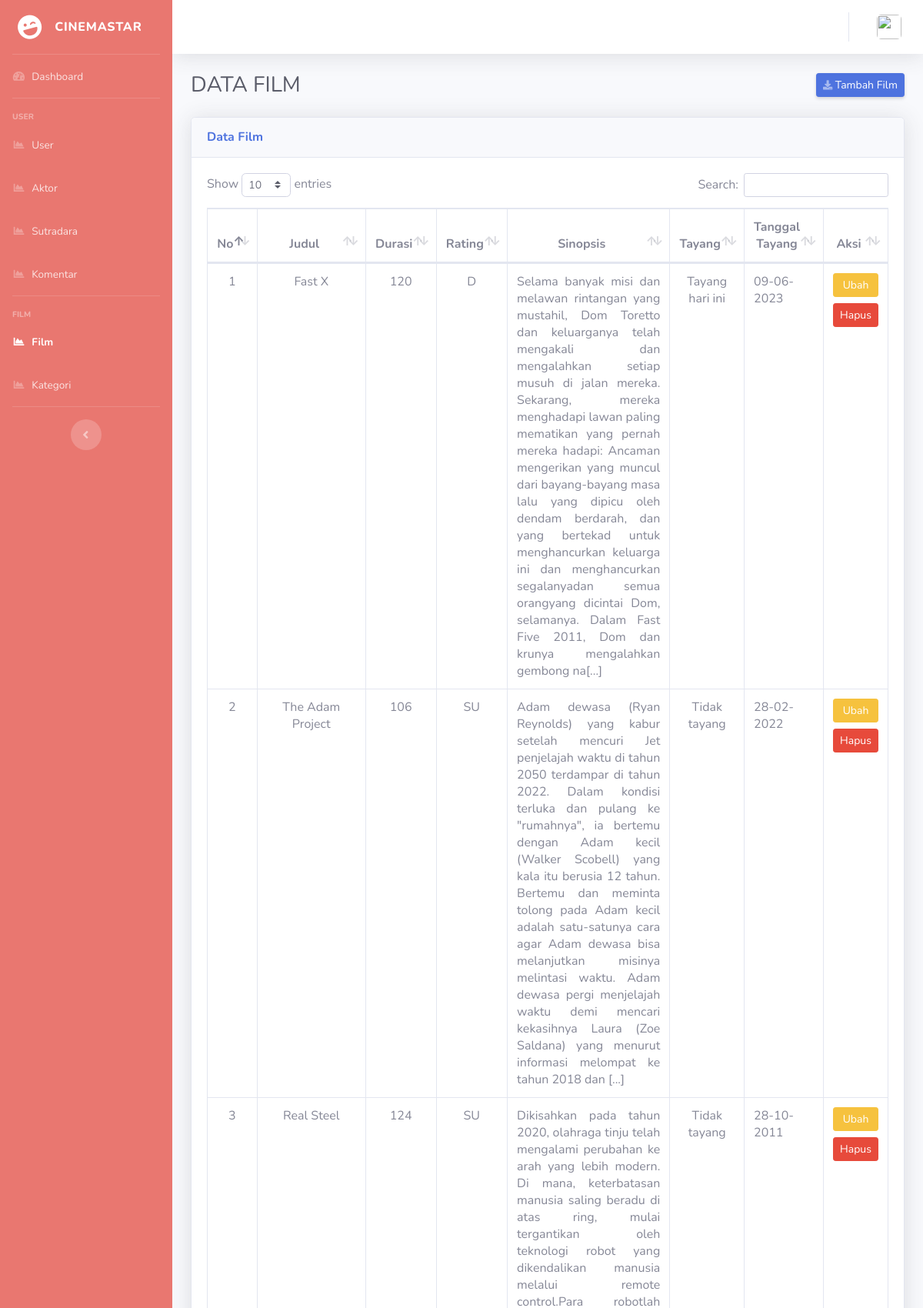
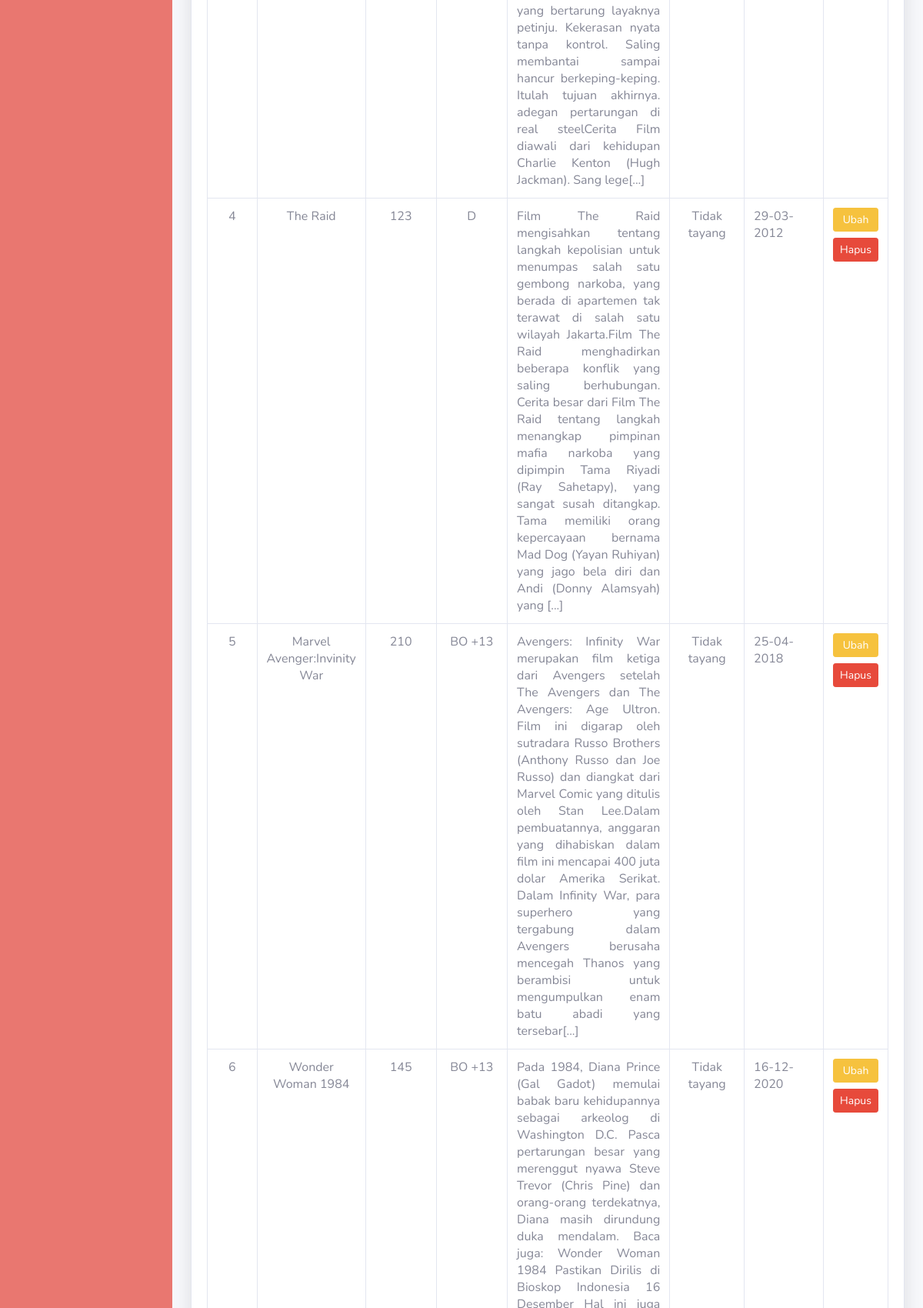
The page /admin/film.php (upper part) on the database its author committed (2 pictures, top to bottom).
### tables this page shows
CREATE TABLE `film` (
  `id_film` int(11) NOT NULL,
  `judul_film` varchar(125) NOT NULL,
  `durasi` int(11) NOT NULL,
  `rating` varchar(50) NOT NULL,
  `sinopsis` text NOT NULL,
  `link_trailer` varchar(225) NOT NULL,
  `tgl_tayang` date NOT NULL,
  `jenis_tayang` enum('Tayang hari ini','Coming soon','Tidak tayang','') NOT NULL
);

### admin/film.php (the view, shortened to what this page needs)
<!DOCTYPE php>
<php lang="en">
<head>
        <link href="../assets/vendor/fontawesome-free/css/all.min.css" rel="stylesheet" type="text/css">
        <link href="../assets/css/sb-admin-2.min.css" rel="stylesheet">
        <link href="../assets/vendor/datatables/dataTables.bootstrap4.min.css" rel="stylesheet">
</head>
<body id="page-top">
    <div id="wrapper">
        <ul class="navbar-nav sidebar sidebar-dark accordion" style="background-color: #e97770;" id="accordionSidebar">
            <a class="sidebar-brand d-flex align-items-center justify-content-center" href="index.php">
                <div class="sidebar-brand-icon rotate-n-15">
                    <i class="fas fa-laugh-wink"></i>
                </div>
                <div class="sidebar-brand-text mx-3">Cinemastar</div>
            </a>
            <hr class="sidebar-divider my-0">
            <li class="nav-item ">
                <a class="nav-link" href="index.php">
                    <i class="fas fa-fw fa-tachometer-alt"></i>
                    <span>Dashboard</span></a>
            </li>
            <hr class="sidebar-divider">
            <div class="sidebar-heading">
                User
            </div>
            <li class="nav-item ">
                <a class="nav-link " href="user.php">
                    <i class="fas fa-fw fa-chart-area"></i>
                    <span>User</span></a>
                </li>
                <li class="nav-item">
                    <a class="nav-link" href="aktor.php">
                        <i class="fas fa-fw fa-chart-area"></i>
                        <span>Aktor</span></a>
                </li>
                <li class="nav-item">
                    <a class="nav-link" href="sutradara.php">
                        <i class="fas fa-fw fa-chart-area"></i>
                        <span>Sutradara</span></a>
                </li>
                <li class="nav-item">
                    <a class="nav-link" href="komentar.php">
                        <i class="fas fa-fw fa-chart-area"></i>
                        <span>Komentar</span></a>
                </li>
            <hr class="sidebar-divider">
            <div class="sidebar-heading">
                Film
            </div>
            <li class="nav-item active">
                <a class="nav-link" href="film.php">
                    <i class="fas fa-fw fa-chart-area"></i>
                    <span>Film</span></a>
            </li>
            <li class="nav-item">
                <a class="nav-link" href="kategori.php">
                    <i class="fas fa-fw fa-chart-area"></i>
                    <span>Kategori</span></a>
            </li>
            <hr class="sidebar-divider d-none d-md-block">
            <div class="text-center d-none d-md-inline">
                <button class="rounded-circle border-0" id="sidebarToggle"></button>
            </div>
        </ul>
        <div id="content-wrapper" class="d-flex flex-column">
            <div id="content">
                <nav class="navbar navbar-expand navbar-light bg-white topbar mb-4 static-top shadow">
                    <ul class="navbar-nav ml-auto">
                        <li class="nav-item dropdown no-arrow">
                            <a class="nav-link dropdown-toggle" href="#" id="userDropdown" role="button"
                                data-toggle="dropdown" aria-haspopup="true" aria-expanded="false">
                                <img class="img-profile rounded"
                                    src="<?php if($_SESSION['foto']=="default.png"){echo "../images/default.png";}else{ echo "images/profile/".$_SESSION['foto'];} ?>">
                            </a>
                        </li>
                    </ul>
                </nav>
                <div class="container-fluid">
                    <div class="d-sm-flex align-items-center justify-content-between mb-4">
                        <h1 class="h3 mb-0 text-gray-800">DATA FILM</h1>
                        <a href="film_tambah.php" class="d-none d-sm-inline-block btn btn-sm btn-primary shadow-sm"><i class="fas fa-download fa-sm text-white-50"></i> Tambah Film</a>
                    </div>
                    <div class="card shadow mb-4">
                        <div class="card-header py-3">
                            <h6 class="m-0 font-weight-bold text-primary">Data Film</h6>
                        </div>
                        <div class="card-body">
                            <div class="table-responsive">
                                <table class="table table-bordered" id="dataTable" width="100%" cellspacing="0">
                                    <thead class="text-center">
                                        <tr>
                                            <th>No</th>
                                            <th>Judul</th>
                                            <th>Durasi</th>
                                            <th>Rating</th>
                                            <th style="width: 500px;">Sinopsis</th>
                                            <th>Tayang</th>
                                            <th>Tanggal Tayang</th>
                                            <th>Aksi</th>
                                        </tr>
                                    </thead>
                                    <tbody>
                                    <?php
                                        include('connect.php');
                                        $data_film = mysqli_query($conn, "SELECT * FROM film");
                                        $i=1;
                                        while($film = mysqli_fetch_array($data_film)) {
                                    ?>
                                        <tr>
                                            <td class="text-center"><?= $i++ ?></td>
                                            <td class="text-center"><?= $film['judul_film'] ?></td>
                                            <td class="text-center"><?= $film['durasi'] ?></td>
                                            <td class="text-center"><?= $film['rating'] ?></td>
                                            <td class="text-justify"><?= (str_word_count($film['sinopsis']) > 150 ? substr($film['sinopsis'],0,500)."[...]" : $film['sinopsis']) ?></td>
                                            <td class="text-center"><?= $film['jenis_tayang'] ?></td>
                                            <td><?= date('d-m-Y',strtotime($film['tgl_tayang'])); ?></td>
                                            <td>
                                            <a href="film_ubah.php?id_film=<?= $film['id_film'] ?>" class="btn btn-warning btn-sm btn-block">Ubah</a>
                                                <a href="film_proses_hapus.php?id_film=<?= $film['id_film'] ?>" class="btn btn-danger btn-sm btn-block" onclick="return confirm('Yakin dihapus, data yang ber-relasi juga akan terhapus!')">Hapus</a>
                                            </td>
                                        </tr>
                                    <?php } ?>
                                    </tbody>
                                </table>
                            </div>
                        </div>
                    </div>
                </div>
            </div>
        </div>
    </div>
</body>
</php>

### rows shown on the page
film: judul_film "Fast X", durasi "120", rating "D", sinopsis "Selama banyak misi dan melawan rintangan yang mustahil, Dom Toretto dan keluarganya telah mengakali dan mengalahkan setiap musuh di jalan mereka. Sekarang, mereka menghadapi lawan paling mematikan yang pernah mereka hadapi: Ancaman mengerikan yang muncul dari bayang-bayang masa lalu yang dipicu oleh dendam berdarah, dan yang bertekad untuk menghancurkan keluarga ini dan menghancurkan segalanyadan semua orangyang dicintai Dom, selamanya. Dalam Fast Five 2011, Dom dan krunya mengalahkan gembong na", jenis_tayang "Tayang hari ini", tgl_tayang "09-06-2023"
film: judul_film "The Adam Project", durasi "106", rating "SU", sinopsis "Adam dewasa (Ryan Reynolds) yang kabur setelah mencuri Jet penjelajah waktu di tahun 2050 terdampar di tahun 2022. Dalam kondisi terluka dan pulang ke \"rumahnya\", ia bertemu dengan Adam kecil (Walker Scobell) yang kala itu berusia 12 tahun. Bertemu dan meminta tolong pada Adam kecil adalah satu-satunya cara agar Adam dewasa bisa melanjutkan misinya melintasi waktu. Adam dewasa pergi menjelajah waktu demi mencari kekasihnya Laura (Zoe Saldana) yang menurut informasi melompat ke tahun 2018 dan", jenis_tayang "Tidak tayang", tgl_tayang "28-02-2022"
film: judul_film "Real Steel", durasi "124", rating "SU", sinopsis "Dikisahkan pada tahun 2020, olahraga tinju telah mengalami perubahan ke arah yang lebih modern. Di mana, keterbatasan manusia saling beradu di atas ring, mulai tergantikan oleh teknologi robot yang dikendalikan manusia melalui remote control.Para robotlah yang bertarung layaknya petinju. Kekerasan nyata tanpa kontrol. Saling membantai sampai hancur berkeping-keping. Itulah tujuan akhirnya. adegan pertarungan di real steelCerita Film diawali dari kehidupan Charlie Kenton (Hugh Jackman). Sang lege", jenis_tayang "Tidak tayang", tgl_tayang "28-10-2011"
film: judul_film "The Raid", durasi "123", rating "D", sinopsis "Film The Raid mengisahkan tentang langkah kepolisian untuk menumpas salah satu gembong narkoba, yang berada di apartemen tak terawat di salah satu wilayah Jakarta.Film The Raid menghadirkan beberapa konflik yang saling berhubungan. Cerita besar dari Film The Raid tentang langkah menangkap pimpinan mafia narkoba yang dipimpin Tama Riyadi (Ray Sahetapy), yang sangat susah ditangkap. Tama memiliki orang kepercayaan bernama Mad Dog (Yayan Ruhiyan) yang jago bela diri dan Andi (Donny Alamsyah) yang", jenis_tayang "Tidak tayang", tgl_tayang "29-03-2012"
film: judul_film "Marvel Avenger:Invinity War", durasi "210", rating "BO +13", sinopsis "Avengers: Infinity War merupakan film ketiga dari Avengers setelah The Avengers dan The Avengers: Age Ultron. Film ini digarap oleh sutradara Russo Brothers (Anthony Russo dan Joe Russo) dan diangkat dari Marvel Comic yang ditulis oleh Stan Lee.Dalam pembuatannya, anggaran yang dihabiskan dalam film ini mencapai 400 juta dolar Amerika Serikat. Dalam Infinity War, para superhero yang tergabung dalam Avengers berusaha mencegah Thanos yang berambisi untuk mengumpulkan enam batu abadi yang tersebar", jenis_tayang "Tidak tayang", tgl_tayang "25-04-2018"
film: judul_film "Wonder Woman 1984", durasi "145", rating "BO +13", jenis_tayang "Tidak tayang", tgl_tayang "16-12-2020"
